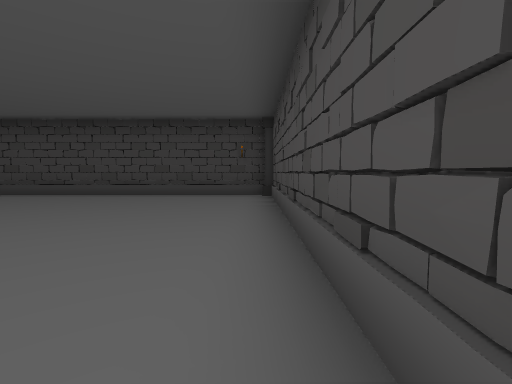
View 1 (above)

21 first-person views from a walk through a scene from a Unity 3-D project. The camera is 1.2 m above the floor, tilts 4° down and sees 85° across. The floor is counted in squares, 2 m on a side. Each view is taken from the middle of a square. On the plan, view 1 faces up. The plan holds only what a view shows up to about 9 squares ahead; the rest is blank. The place goes on beyond the plan.

View 2
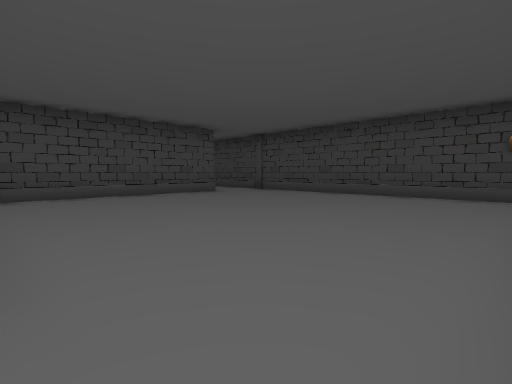

View 3
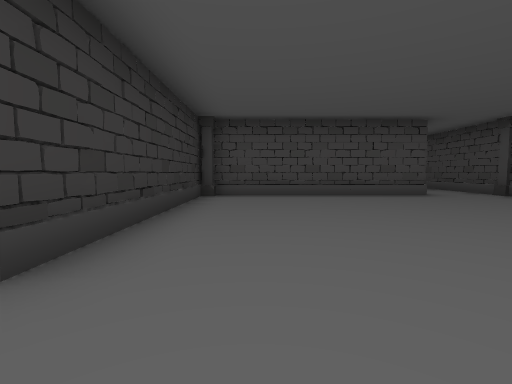

View 4
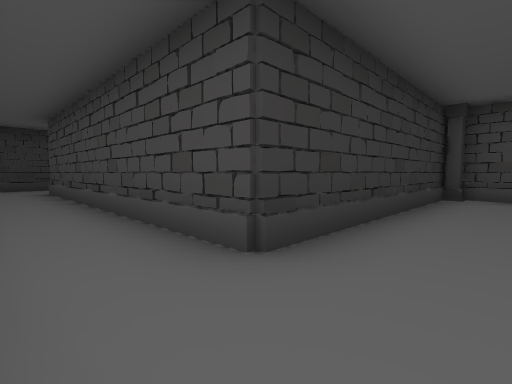

View 5
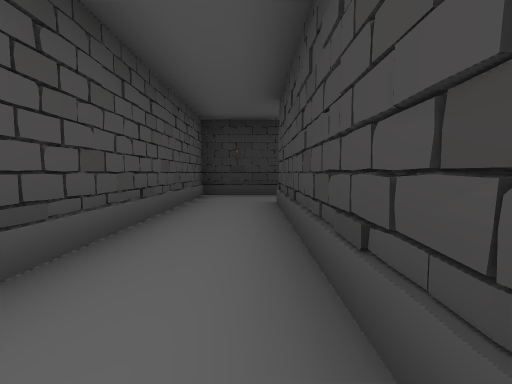

View 6
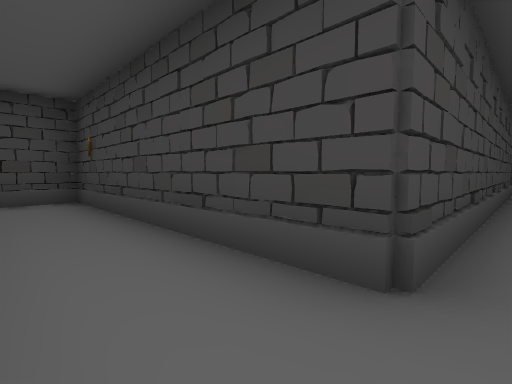

View 7
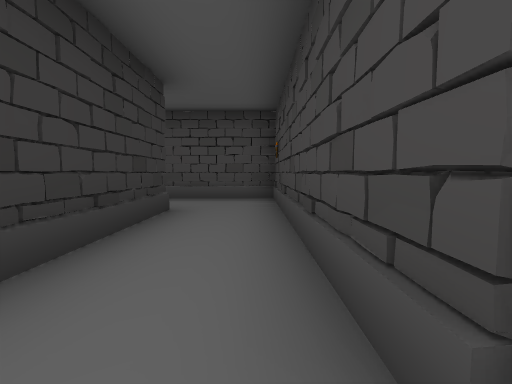

View 8
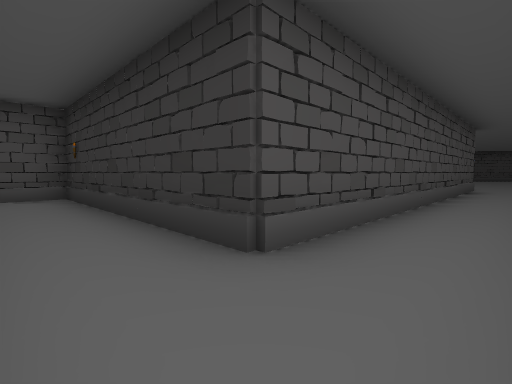

View 9
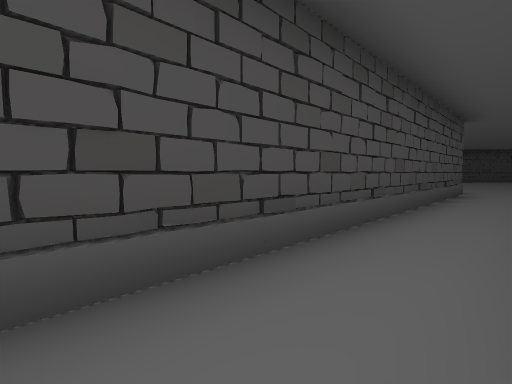

View 10
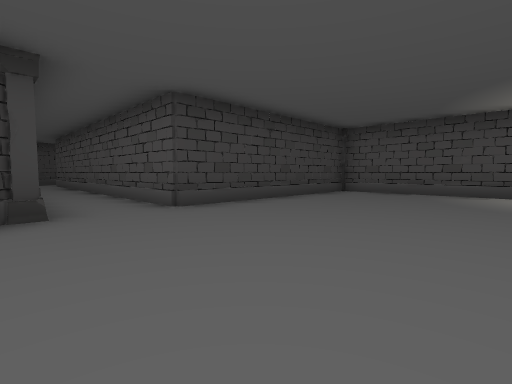

View 11
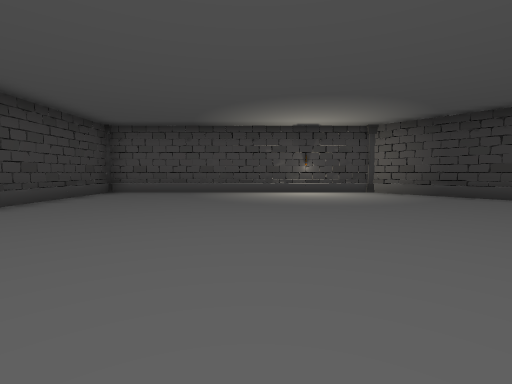

View 12
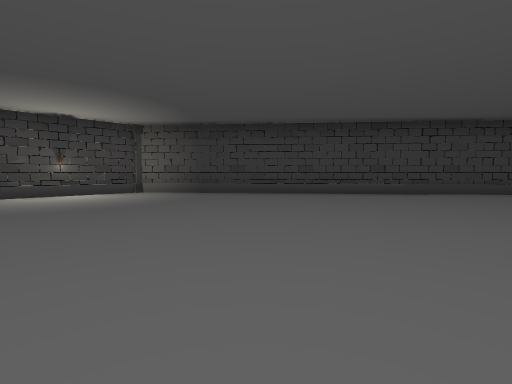

View 13
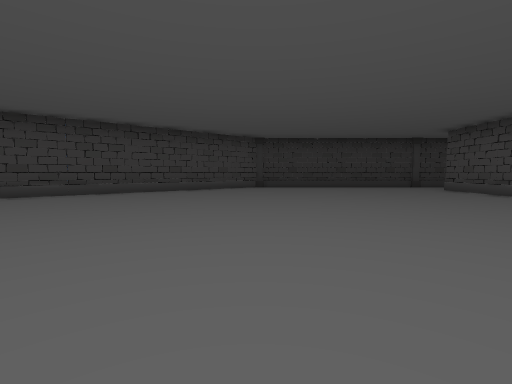

View 14
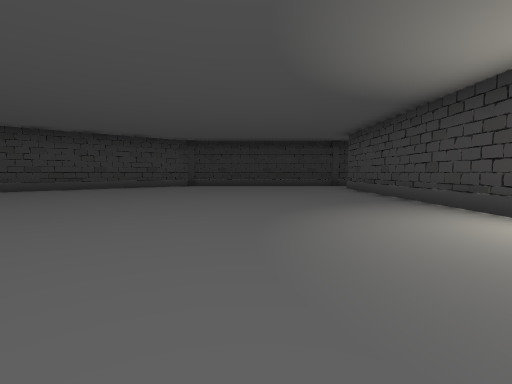

View 15
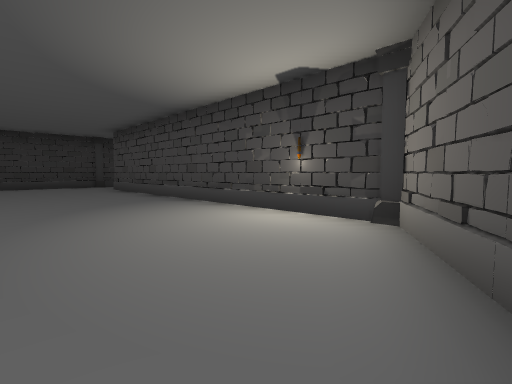

View 16
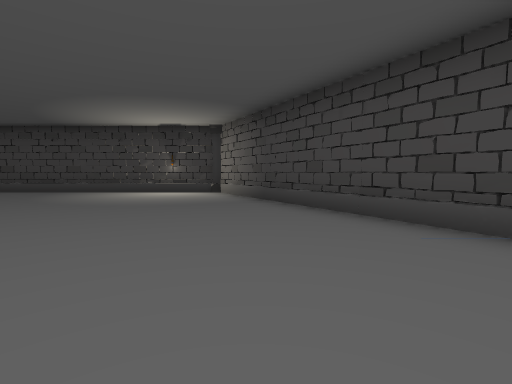

View 17
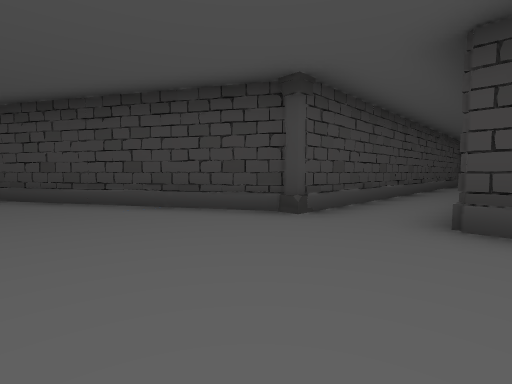

View 18
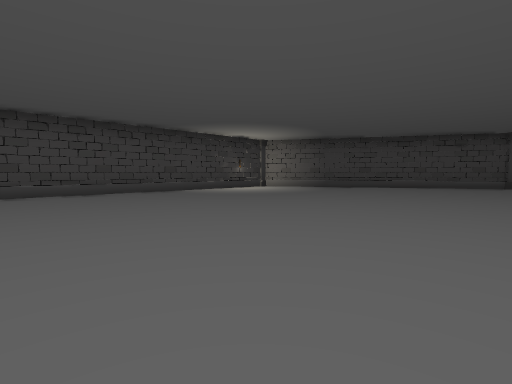

View 19
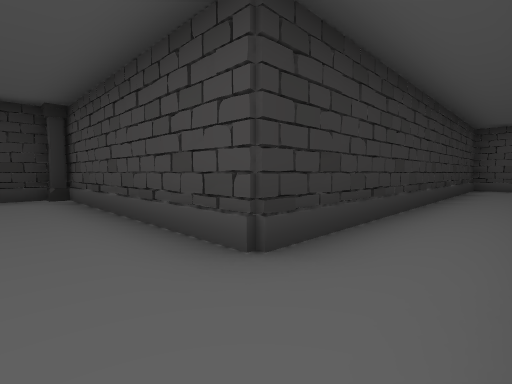

View 20
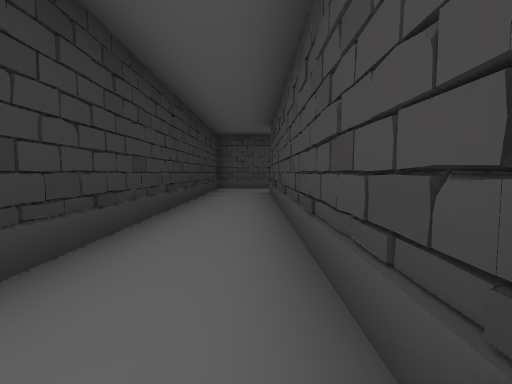

View 21
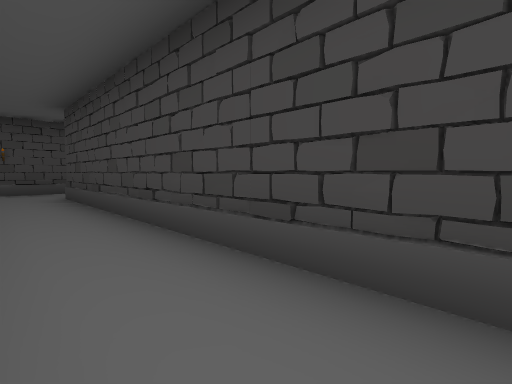

### Floor plan
Points are (right, up) in squares from view 1. A wall is a line through its corners. A room is listed if a view was taken in it or the views show most of it. See-through windows are left out.
Room 1 (views 1, 2, 3, 4, 5, 6, 7, 8, 9, 19, 20, 21)
walls: (0.4, 0.4) (0.4, 7.4) (-15.5, 7.4); (-7.9, 5.7) (-7.4, 5.5) (-7.4, -0.4) (-1.4, -0.4) (-1.4, -8.6) (-7.4, -8.6) (-7.4, -11.1); (-5.7, -11) (-5.5, -10.4) (0.4, -10.4) (0.4, -4.5); (-7.4, -13.6) (-7.4, -20.6); (-17.5, 7.2) (-17.5, 6.4); (-17.4, 7.9) (-17.4, 5.6) (-7.4, 5.6); (-5.6, -20.6) (-5.6, -10.4)
ways out: opening at (-6.5, -20) to room 2
objects: column (-7, 0); column (-7, 8); column (0, 7)
Room 2 (views 10, 11, 12, 13, 14, 15, 16, 17, 18)
walls: (-7.4, -20.6) (-7.9, -20.6); (-7.7, -20.6) (-15.1, -24.9); (0.4, -27.5) (0.4, -21.5); (-6.8, -34.5) (-0.6, -29.3); (-15.4, -25.4) (-15.4, -34.1); (0.4, -20.6) (-5.6, -20.6)
ways out: opening at (-6.5, -20) to room 1
objects: column (-16, -25); column (-8, -21); column (0, -29); column (1, -21) to (1, -20)

Where each view was taken, in squares from view 1:
view 1: 0 up, 0 right, facing up
view 2: 0 up, 0 right, facing up-left
view 3: 1 up, 0 right, facing left
view 4: 1 up, 0 right, facing down-left
view 5: 3 down, 1 left, facing down
view 6: 10 down, 1 left, facing up-left
view 7: 9 down, 1 left, facing left
view 8: 9 down, 7 left, facing down-right
view 9: 11 down, 7 left, facing down-right
view 10: 25 down, 8 left, facing up-right
view 11: 25 down, 8 left, facing right
view 12: 25 down, 8 left, facing down-right
view 13: 25 down, 9 left, facing down
view 14: 24 down, 12 left, facing down
view 15: 24 down, 12 left, facing down-left
view 16: 24 down, 7 left, facing left
view 17: 24 down, 5 left, facing up-left
view 18: 34 down, 7 left, facing up-left
view 19: 7 up, 6 left, facing down-left
view 20: 7 up, 7 left, facing left
view 21: 6 up, 8 left, facing up-left
